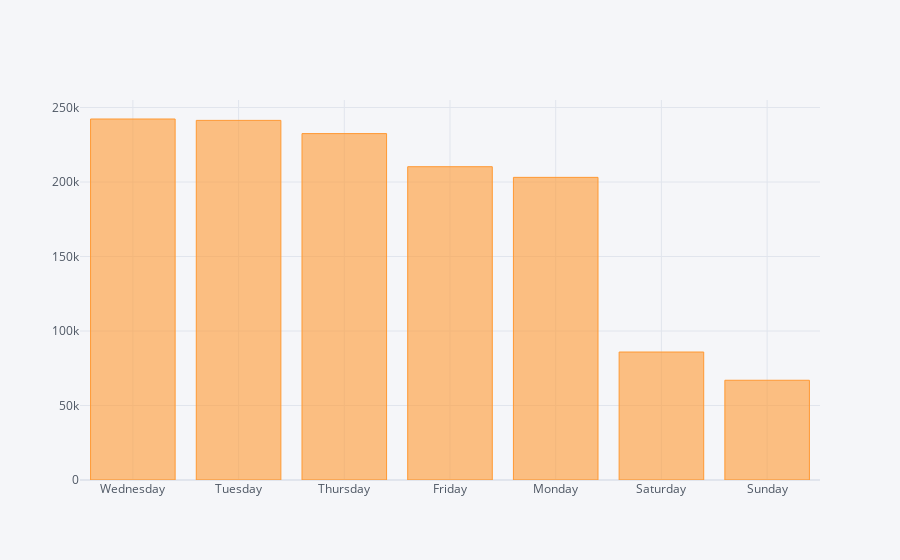

This figure's notebook cell:
### Code cell
df['weekdays'].value_counts().iplot(kind = 'bar',fontsize=14)

### Figure 1 — Plotly figure (JSON) as saved in the notebook; plotly's stock layout.template omitted (floating-point values rounded to 4 significant figures)
{"data": [{"marker": {"color": "rgba(255, 153, 51, 0.6)", "line": {"color": "rgba(255, 153, 51, 1.0)", "width": 1}}, "name": "weekdays", "orientation": "v", "text": "", "type": "bar", "x": ["Wednesday", "Tuesday", "Thursday", "Friday", "Monday", "Saturday", "Sunday"], "y": [242289, 241358, 232491, 210269, 203111, 85891, 66946]}], "layout": {"autosize": true, "legend": {"bgcolor": "#F5F6F9", "font": {"color": "#4D5663"}}, "paper_bgcolor": "#F5F6F9", "plot_bgcolor": "#F5F6F9", "title": {"font": {"color": "#4D5663"}}, "xaxis": {"autorange": true, "gridcolor": "#E1E5ED", "range": [-0.5, 6.5], "showgrid": true, "tickfont": {"color": "#4D5663"}, "title": {"font": {"color": "#4D5663"}, "text": ""}, "type": "category", "zerolinecolor": "#E1E5ED"}, "yaxis": {"autorange": true, "gridcolor": "#E1E5ED", "range": [0, 255000.0], "showgrid": true, "tickfont": {"color": "#4D5663"}, "title": {"font": {"color": "#4D5663"}, "text": ""}, "type": "linear", "zerolinecolor": "#E1E5ED"}}}
